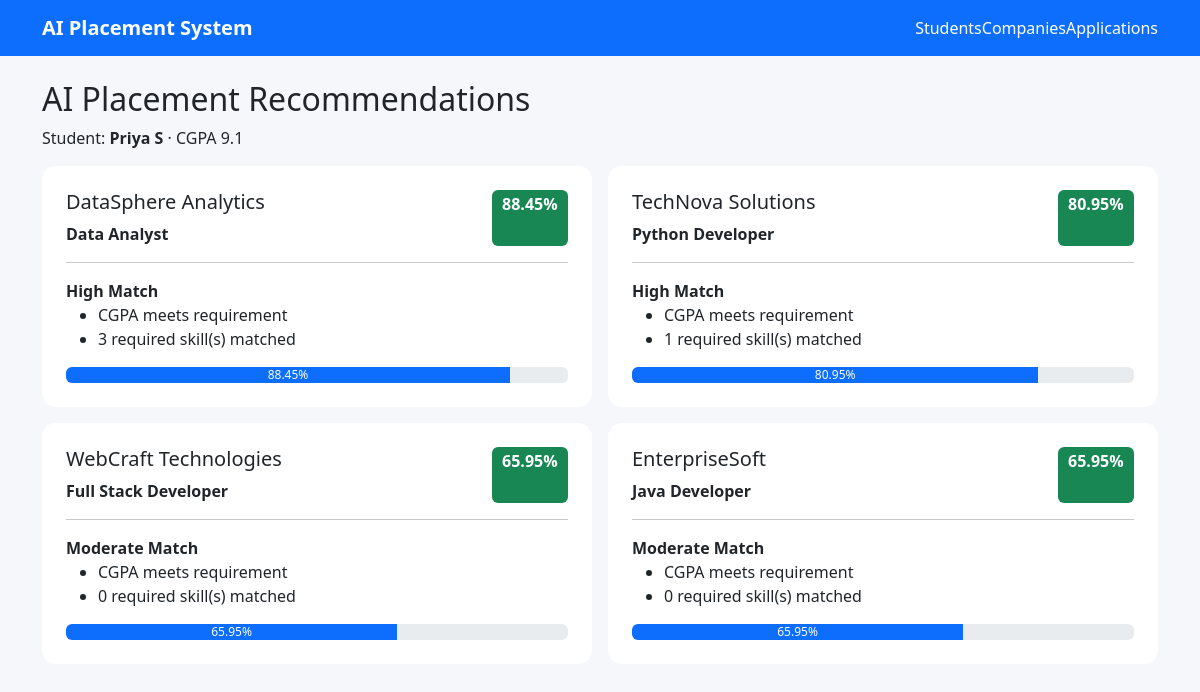
Page /recommendations/2 on the committed database.
### tables this page shows
CREATE TABLE students(id INTEGER PRIMARY KEY AUTOINCREMENT,name TEXT NOT NULL,email TEXT UNIQUE NOT NULL,phone TEXT,department TEXT,cgpa REAL,skills TEXT,projects INTEGER,internships INTEGER,communication INTEGER,aptitude INTEGER,created_at TEXT DEFAULT CURRENT_TIMESTAMP);

CREATE TABLE companies(id INTEGER PRIMARY KEY AUTOINCREMENT,name TEXT NOT NULL,role TEXT NOT NULL,package_lpa REAL,required_skills TEXT,min_cgpa REAL,openings INTEGER,created_at TEXT DEFAULT CURRENT_TIMESTAMP);

### app.py (the view)
@app.route('/recommendations/<int:sid>')
def recommendations(sid):
 c=db(); s=c.execute('SELECT * FROM students WHERE id=?',(sid,)).fetchone(); cs=c.execute('SELECT * FROM companies').fetchall(); c.close()
 if not s:return 'Student not found',404
 r=[]
 for co in cs: sc,st,re=score(s,co); r.append({'company':co,'score':sc,'status':st,'reasons':re})
 return render_template('recommendations.html',student=s,results=sorted(r,key=lambda z:z['score'],reverse=True))

### app.py (called while the page is built)
def db():
 c=sqlite3.connect(DB_PATH); c.row_factory=sqlite3.Row; return c

def score(s,c):
 cg=float(s['cgpa']); minimum=float(c['min_cgpa']); x=30 if cg>=minimum else max(0,30-(minimum-cg)*12)
 req={a.strip().lower() for a in c['required_skills'].split(',')}; have={a.strip().lower() for a in s['skills'].split(',')}; m=len(req&have); x+=30*m/max(1,len(req)); x+=min(15,int(s['projects'])*3); x+=min(10,int(s['internships'])*5); x+=min(10,int(s['communication'])); x+=min(5,int(s['aptitude'])*.55); x=round(min(100,x),2); return x,('High Match' if x>=80 else 'Moderate Match' if x>=60 else 'Needs Improvement'),[('CGPA meets requirement' if cg>=minimum else 'CGPA below requirement'),f'{m} required skill(s) matched']

### templates/recommendations.html
{% extends 'base.html' %}{% block content %}<h2>AI Placement Recommendations</h2><p>Student: <b>{{student.name}}</b> · CGPA {{student.cgpa}}</p><div class="row g-3">{% for r in results %}<div class="col-md-6"><div class="card p-4 h-100"><div class="d-flex justify-content-between"><div><h5>{{r.company.name}}</h5><b>{{r.company.role}}</b></div><span class="badge bg-success fs-6">{{r.score}}%</span></div><hr><b>{{r.status}}</b><ul>{% for x in r.reasons %}<li>{{x}}</li>{% endfor %}</ul><div class="progress"><div class="progress-bar" style="width:{{r.score}}%">{{r.score}}%</div></div></div></div>{% endfor %}</div>{% endblock %}

### static/style.css (style rules this page uses)
body { background:#f5f7fb }
.card { border:0;border-radius:14px }

### rows in the picture
students: name "Priya S", cgpa "9.1"
companies: company.name "DataSphere Analytics", company.role "Data Analyst"
companies: company.name "TechNova Solutions", company.role "Python Developer"
companies: company.name "WebCraft Technologies", company.role "Full Stack Developer"
companies: company.name "EnterpriseSoft", company.role "Java Developer"

### other values in the picture
{{ r.score }} "88.45" "80.95" "65.95" "65.95"
{{ r.status }} "High Match" "High Match" "Moderate Match" "Moderate Match"
{{ x }} "CGPA meets requirement" "3 required skill(s) matched" "CGPA meets requirement" "1 required skill(s) matched" "CGPA meets requirement" "0 required skill(s) matched" "CGPA meets requirement" "0 required skill(s) matched"
